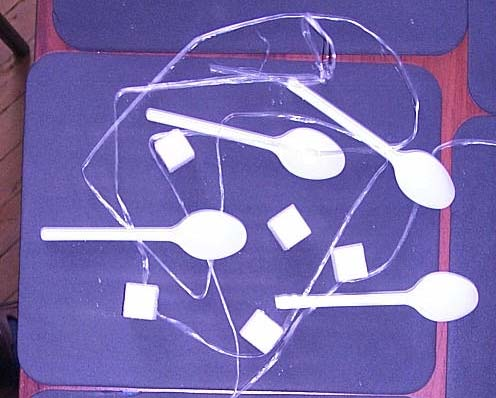
#> input picture Image clustering/P0001464.jpg, 496 x 398 px, given in place of image.jpg, which was not available
$ python binarization_gray.py 5   (older library calls are emulated)
#> lines starting #> are read from the running program, lines starting #| are printed output that depends on the picture; after the words box and inside, x2 and y2 are one past the last pixel; in counts of white or black regions, pixels touching at a corner belong together; pictures that were not available may be replaced by others from this repository, and a replacement may not be noted
import matplotlib.pyplot as plt
from matplotlib import gridspec
import numpy as np
from scipy import ndimage, stats as st
import random
import sys

def binarization(image,  threshold):
	h, l = image.shape
	binaryImage = image.copy()

	for i in range(0, h):
		for j in range(0, l):
			binaryImage[i][j] = 255 if binaryImage[i][j] > threshold else 0
	return binaryImage

def remove_ticks(*axes):
    for axis in axes:
        axis.tick_params(axis='both', which='both', length=0)
        axis.set_xticklabels([])
        axis.set_yticklabels([])

def show_info(image, binaryImage):
        gs1 = gridspec.GridSpec(2, 2, width_ratios=[1, 1], height_ratios=[4, 1])
        gs1.update(left=0.05, wspace=0.005)
        ax1 = plt.subplot(gs1[-1, :])
        ax2 = plt.subplot(gs1[:-1, :-1])
        ax3 = plt.subplot(gs1[:-1, -1])

        remove_ticks(ax2, ax3)

        hist_args = dict(alpha=0.5, bins=50, range=[0, 255], normed=True)
        ax1.hist(image.ravel(), label='Before', color='b', **hist_args)
        ax1.hist(binaryImage.ravel(), label='After', color='g', **hist_args)
        ax1.legend(loc='best')

        props = dict(boxstyle='round', facecolor='wheat', alpha=0.5)

        image1_props = dict(props, edgecolor='b')

        image2_props = dict(props, edgecolor='g')

        ax2.set_xlabel('Before')
        ax2.imshow(image, plt.cm.gray)

        ax3.set_xlabel('After')
        ax3.imshow(binaryImage, plt.cm.gray)

        plt.show()


if __name__ == "__main__":
	image = ndimage.imread("image.jpg", mode='L')
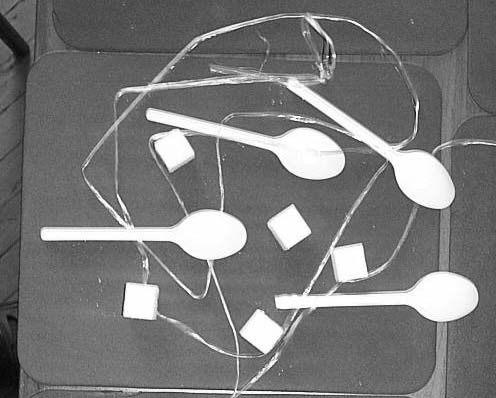
#> image: shape (398, 496); min 1, max 255, mean 120.4

	if (len(sys.argv) == 2):
		binaryImage = binarization(image, int(sys.argv[1]))
#> after the loop in binarization, `for i in range(0, h):`:
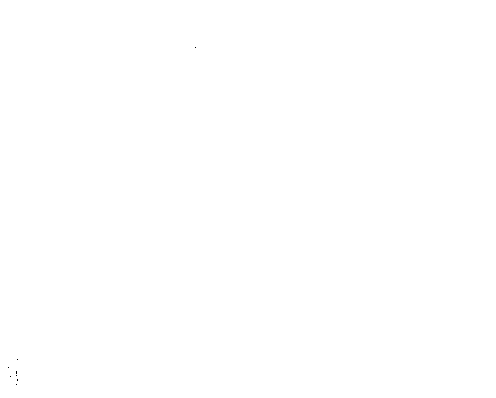
#> binaryImage: shape (398, 496); 100% white; black in thin lines or dots, all inside (x1, y1, x2, y2) = (8, 47, 196, 385)
	else:
		binaryImage = binarization(image, 156)

	show_info(image, binaryImage)
#> in show_info, `plt.show()`:
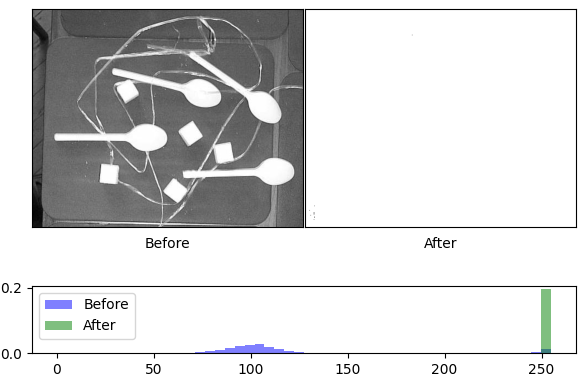
#> figure drawn by matplotlib, 3 panels; panel 1: tallest bar 0.0295 high, from x = 102 to 107.1; panel 1: tallest bar 0.196 high, from x = 249.9 to 255

$ run again, on Image clustering/P0001465.jpg
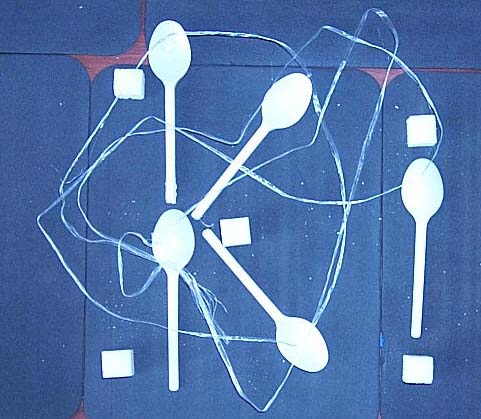
#> input picture Image clustering/P0001465.jpg, 481 x 419 px, given in place of image.jpg, which was not available
#> `image = ndimage.imread("image.jpg", mode='L')`:
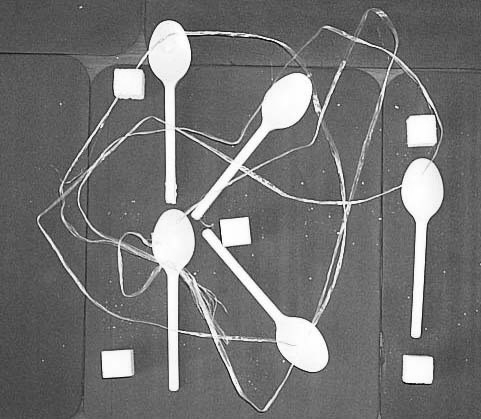
#> image: shape (419, 481); min 6, max 255, mean 115.5
#> in show_info, `plt.show()`:
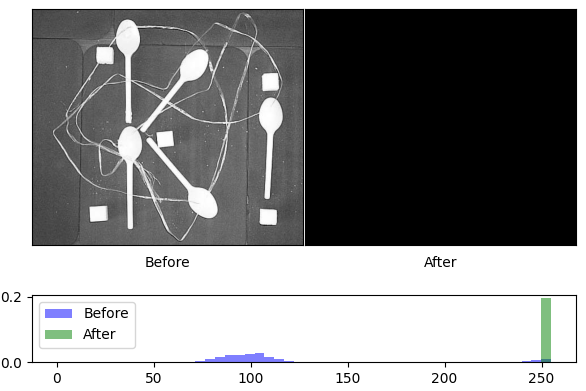
#> figure drawn by matplotlib, 3 panels; panel 1: tallest bar 0.0278 high, from x = 102 to 107.1; panel 1: tallest bar 0.196 high, from x = 249.9 to 255
